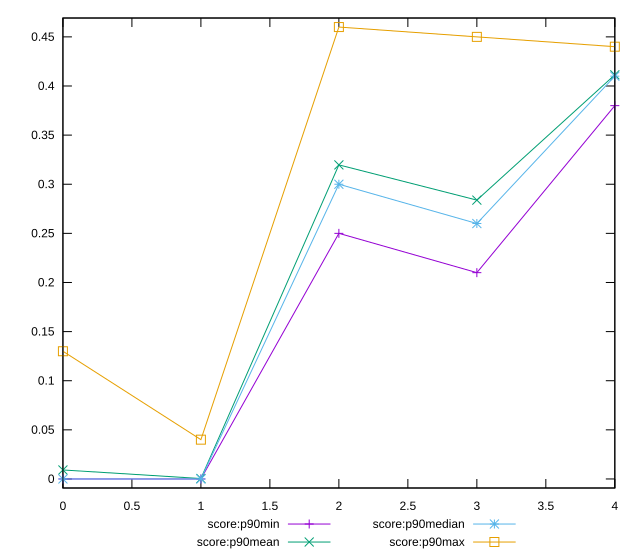

Generate this figure with gnuplot:
reset

$scoreP90Min <<EOF
0 0
1 0
2 0.25
3 0.21
4 0.38
EOF

$scoreP90Mean <<EOF
0 0.009148936170212766
1 0.000425531914893617
2 0.3196808510638299
3 0.2838297872340427
4 0.41138297872340435
EOF

$scoreP90Median <<EOF
0 0
1 0
2 0.3
3 0.26
4 0.41
EOF

$scoreP90Max <<EOF
0 0.13
1 0.04
2 0.46
3 0.45
4 0.44
EOF

set key outside below
set xrange [0:4]
set yrange [-0.0092:0.4692]
set trange [-0.0092:0.4692]
set terminal svg size 640, 560 enhanced background rgb 'white'
set output "report_00014_2021-02-09T15:56:05.503Z/uses-text-compression/progression/score.svg"

plot $scoreP90Min title "score:p90min" with linespoints, \
     $scoreP90Mean title "score:p90mean" with linespoints, \
     $scoreP90Median title "score:p90median" with linespoints, \
     $scoreP90Max title "score:p90max" with linespoints

reset
